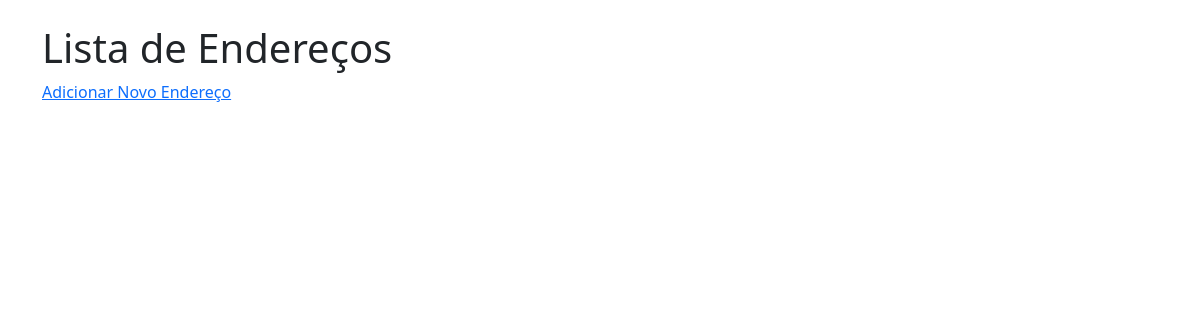
Before: / with the older database file.
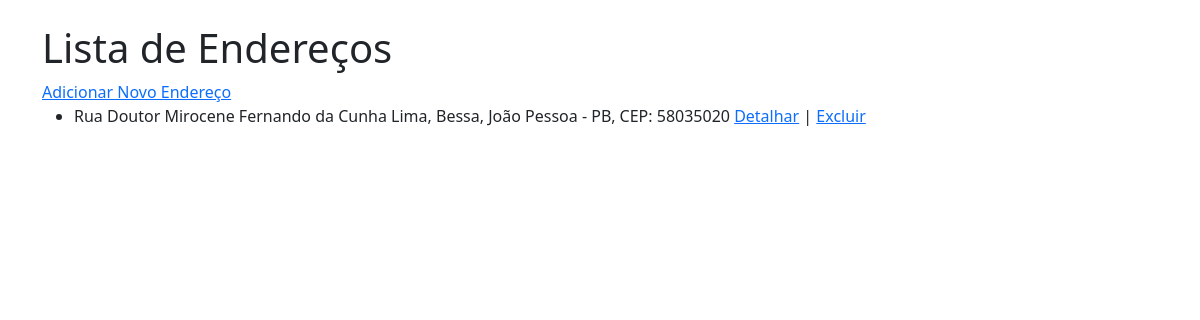
After: the same page with the newer database file.
### app/models.py (models this page shows, shortened)
class endereco(models.Model):  # Nome do modelo com "e" minúsculo
    cep = models.CharField(max_length=8)  # Exemplo: "01001000"
    rua = models.CharField(max_length=255)
    bairro = models.CharField(max_length=255)
    cidade = models.CharField(max_length=255)
    estado = models.CharField(max_length=2)  # Exemplo: "SP"

### app/views.py (the view)
# urls.py: path('', ListarEnderecosView.as_view(), name='listar_enderecos'),  # Lista de endereços
class ListarEnderecosView(ListView):
    model = endereco
    template_name = 'listar_enderecos.html'
    context_object_name = 'enderecos'

### app/templates/listar_enderecos.html
{% extends 'base.html' %}
{% block content %}
<h1>Lista de Endereços</h1>
<a href="{% url 'criar_endereco' %}">Adicionar Novo Endereço</a>
<ul>
    {% for endereco in enderecos %}
        <li>
            {{ endereco.rua }}, {{ endereco.bairro }}, {{ endereco.cidade }} - {{ endereco.estado }}, CEP: {{ endereco.cep }}
            <a href="{% url 'detalhar_endereco' endereco.id %}">Detalhar</a> |
            <a href="{% url 'excluir_endereco' endereco.id %}">Excluir</a>
        </li>
    {% endfor %}
</ul>
{% endblock %}

### app/templates/base.html (shortened to what this page needs)
<!DOCTYPE html>
<html lang="pt-br">
<head>
    <link rel="stylesheet" href="https://cdn.jsdelivr.net/npm/bootstrap@5.3.0/dist/css/bootstrap.min.css">
</head>
<body>
    <div class="container mt-4">
        {% block content %}{% endblock %}
    </div>
</body>
</html>

Changed rows visible on the page:
added endereco: rua "Rua Doutor Mirocene Fernando da Cunha Lima", bairro "Bessa", cidade "João Pessoa", estado "PB", cep "58035020"
